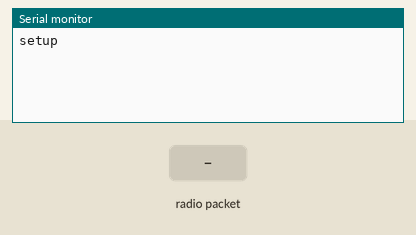
This sketch was run on a simulated Arduino Uno, built with avr-gcc and run on an emulated ATmega328P. Parts: the last lines printed to the serial monitor. The inputs (shaded band) are chosen by the test bench. No radio packets arrive unless stated.

Above: at 1.2 s.
1.3 s: radio packet "1" arrives
At 2.2 s:
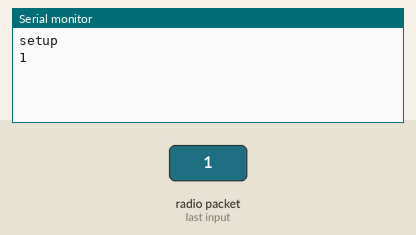
2.8 s: radio packet "0" arrives
At 3.4 s:
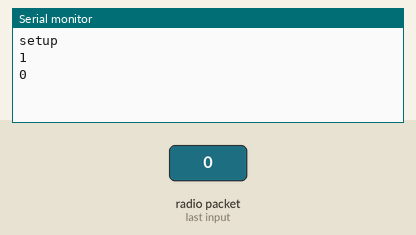
4.3 s: radio packet "2" arrives
At 5.7 s:
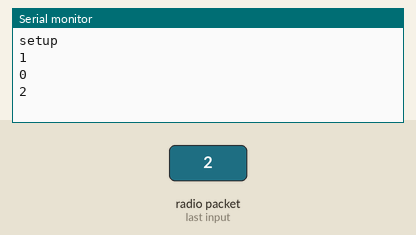

Measured:
- after the input at 1.3 s, the serial monitor: prints a new line at once (image 1)
- after the input at 2.8 s, the serial monitor: prints a new line at once (image 2)
- after the input at 4.3 s, the serial monitor: prints a new line at once (image 3)

The sketch:

receiver.ino
```cpp
#include <VirtualWire.h>

char StringReceived[22];

void setup() {
    // VirtualWire
    // Initialise the IO and ISR
    // Required for DR3100

    Serial.begin(9600);
    // Bits per sec
    vw_setup(2000);
    vw_set_rx_pin(11);
    Serial.println("setup");
    // Start the receiver PLL running
    vw_rx_start();

} // END void setup

void loop(){
    uint8_t buf[VW_MAX_MESSAGE_LEN];
    uint8_t buflen = VW_MAX_MESSAGE_LEN;

    //Taking the data from the control base
    if (vw_get_message(buf, &buflen))
    {
      int i;
        // Message with a good checksum received, dump it.
      for (i = 0; i < buflen; i++)
      {
          // Fill Sensor1CharMsg Char array with corresponding
          // chars from buffer.
          StringReceived[i] = char(buf[i]);
      }

       Serial.println(StringReceived);
  }

  memset( StringReceived, 0, sizeof( StringReceived));// This line is for reset the StringReceived
}
```
